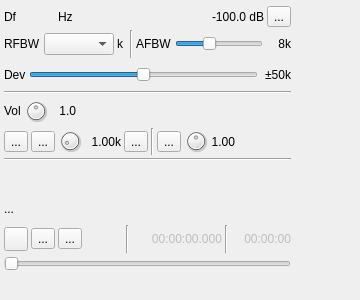
<?xml version="1.0" encoding="UTF-8"?>
<ui version="4.0">
 <class>WFMModGUI</class>
 <widget class="RollupContents" name="WFMModGUI">
  <property name="geometry">
   <rect>
    <x>0</x>
    <y>0</y>
    <width>360</width>
    <height>300</height>
   </rect>
  </property>
  <property name="sizePolicy">
   <sizepolicy hsizetype="Expanding" vsizetype="Fixed">
    <horstretch>0</horstretch>
    <verstretch>0</verstretch>
   </sizepolicy>
  </property>
  <property name="minimumSize">
   <size>
    <width>360</width>
    <height>0</height>
   </size>
  </property>
  <property name="maximumSize">
   <size>
    <width>560</width>
    <height>16777215</height>
   </size>
  </property>
  <property name="font">
   <font>
    <family>Liberation Sans</family>
    <pointsize>9</pointsize>
   </font>
  </property>
  <property name="focusPolicy">
   <enum>Qt::StrongFocus</enum>
  </property>
  <property name="windowTitle">
   <string>WFM Modulator</string>
  </property>
  <widget class="QWidget" name="settingsContainer" native="true">
   <property name="geometry">
    <rect>
     <x>2</x>
     <y>2</y>
     <width>291</width>
     <height>271</height>
    </rect>
   </property>
   <property name="minimumSize">
    <size>
     <width>280</width>
     <height>0</height>
    </size>
   </property>
   <property name="windowTitle">
    <string>Settings</string>
   </property>
   <layout class="QVBoxLayout" name="verticalLayout">
    <property name="spacing">
     <number>3</number>
    </property>
    <property name="leftMargin">
     <number>2</number>
    </property>
    <property name="topMargin">
     <number>2</number>
    </property>
    <property name="rightMargin">
     <number>2</number>
    </property>
    <property name="bottomMargin">
     <number>2</number>
    </property>
    <item>
     <layout class="QHBoxLayout" name="deltaFreqPowLayout">
      <property name="topMargin">
       <number>2</number>
      </property>
      <item>
       <layout class="QHBoxLayout" name="deltaFrequencyLayout">
        <item>
         <widget class="QLabel" name="deltaFrequencyLabel">
          <property name="minimumSize">
           <size>
            <width>16</width>
            <height>0</height>
           </size>
          </property>
          <property name="text">
           <string>Df</string>
          </property>
         </widget>
        </item>
        <item>
         <widget class="ValueDialZ" name="deltaFrequency" native="true">
          <property name="sizePolicy">
           <sizepolicy hsizetype="Maximum" vsizetype="Maximum">
            <horstretch>0</horstretch>
            <verstretch>0</verstretch>
           </sizepolicy>
          </property>
          <property name="minimumSize">
           <size>
            <width>32</width>
            <height>16</height>
           </size>
          </property>
          <property name="font">
           <font>
            <family>Liberation Mono</family>
            <pointsize>12</pointsize>
           </font>
          </property>
          <property name="cursor">
           <cursorShape>PointingHandCursor</cursorShape>
          </property>
          <property name="focusPolicy">
           <enum>Qt::StrongFocus</enum>
          </property>
          <property name="toolTip">
           <string>Demod shift frequency from center in Hz</string>
          </property>
         </widget>
        </item>
        <item>
         <widget class="QLabel" name="deltaUnits">
          <property name="text">
           <string>Hz </string>
          </property>
         </widget>
        </item>
        <item>
         <spacer name="horizontalSpacer">
          <property name="orientation">
           <enum>Qt::Horizontal</enum>
          </property>
          <property name="sizeHint" stdset="0">
           <size>
            <width>40</width>
            <height>20</height>
           </size>
          </property>
         </spacer>
        </item>
        <item>
         <widget class="QLabel" name="channelPower">
          <property name="minimumSize">
           <size>
            <width>60</width>
            <height>0</height>
           </size>
          </property>
          <property name="toolTip">
           <string>Channel power</string>
          </property>
          <property name="layoutDirection">
           <enum>Qt::RightToLeft</enum>
          </property>
          <property name="text">
           <string>-100.0 dB</string>
          </property>
          <property name="alignment">
           <set>Qt::AlignRight|Qt::AlignTrailing|Qt::AlignVCenter</set>
          </property>
         </widget>
        </item>
       </layout>
      </item>
      <item>
       <widget class="QToolButton" name="channelMute">
        <property name="toolTip">
         <string>Mute/Unmute channel</string>
        </property>
        <property name="text">
         <string>...</string>
        </property>
        <property name="icon">
         <iconset resource="../../../sdrgui/resources/res.qrc">
          <normaloff>:/txon.png</normaloff>
          <normalon>:/txoff.png</normalon>:/txon.png</iconset>
        </property>
        <property name="checkable">
         <bool>true</bool>
        </property>
       </widget>
      </item>
     </layout>
    </item>
    <item>
     <layout class="QHBoxLayout" name="rfBandwidthLayout">
      <item>
       <widget class="QLabel" name="rfBwLabel">
        <property name="text">
         <string>RFBW</string>
        </property>
       </widget>
      </item>
      <item>
       <widget class="QComboBox" name="rfBW">
        <property name="maximumSize">
         <size>
          <width>70</width>
          <height>16777215</height>
         </size>
        </property>
       </widget>
      </item>
      <item>
       <widget class="QLabel" name="rfBWUnit">
        <property name="minimumSize">
         <size>
          <width>10</width>
          <height>0</height>
         </size>
        </property>
        <property name="text">
         <string>k</string>
        </property>
        <property name="alignment">
         <set>Qt::AlignLeading|Qt::AlignLeft|Qt::AlignVCenter</set>
        </property>
       </widget>
      </item>
      <item>
       <widget class="Line" name="line_2">
        <property name="orientation">
         <enum>Qt::Vertical</enum>
        </property>
       </widget>
      </item>
      <item>
       <widget class="QLabel" name="afBwLabel">
        <property name="text">
         <string>AFBW</string>
        </property>
       </widget>
      </item>
      <item>
       <widget class="QSlider" name="afBW">
        <property name="toolTip">
         <string>Audio bandwidth</string>
        </property>
        <property name="minimum">
         <number>1</number>
        </property>
        <property name="maximum">
         <number>20</number>
        </property>
        <property name="pageStep">
         <number>1</number>
        </property>
        <property name="value">
         <number>8</number>
        </property>
        <property name="orientation">
         <enum>Qt::Horizontal</enum>
        </property>
       </widget>
      </item>
      <item>
       <widget class="QLabel" name="afBWText">
        <property name="minimumSize">
         <size>
          <width>25</width>
          <height>0</height>
         </size>
        </property>
        <property name="text">
         <string>8k</string>
        </property>
        <property name="alignment">
         <set>Qt::AlignRight|Qt::AlignTrailing|Qt::AlignVCenter</set>
        </property>
       </widget>
      </item>
     </layout>
    </item>
    <item>
     <layout class="QHBoxLayout" name="fmDeviationLayout">
      <item>
       <widget class="QLabel" name="fmDevLabel">
        <property name="text">
         <string>Dev</string>
        </property>
       </widget>
      </item>
      <item>
       <widget class="QSlider" name="fmDev">
        <property name="sizePolicy">
         <sizepolicy hsizetype="Expanding" vsizetype="Minimum">
          <horstretch>0</horstretch>
          <verstretch>0</verstretch>
         </sizepolicy>
        </property>
        <property name="minimumSize">
         <size>
          <width>0</width>
          <height>0</height>
         </size>
        </property>
        <property name="toolTip">
         <string>Peak frequency deviation</string>
        </property>
        <property name="maximum">
         <number>100</number>
        </property>
        <property name="pageStep">
         <number>1</number>
        </property>
        <property name="value">
         <number>50</number>
        </property>
        <property name="orientation">
         <enum>Qt::Horizontal</enum>
        </property>
       </widget>
      </item>
      <item>
       <widget class="QLabel" name="fmDevText">
        <property name="minimumSize">
         <size>
          <width>30</width>
          <height>0</height>
         </size>
        </property>
        <property name="text">
         <string>±50k</string>
        </property>
        <property name="alignment">
         <set>Qt::AlignRight|Qt::AlignTrailing|Qt::AlignVCenter</set>
        </property>
       </widget>
      </item>
     </layout>
    </item>
    <item>
     <widget class="Line" name="line_5">
      <property name="orientation">
       <enum>Qt::Horizontal</enum>
      </property>
     </widget>
    </item>
    <item>
     <layout class="QHBoxLayout" name="volumeLayout">
      <item>
       <widget class="QLabel" name="volLabel">
        <property name="text">
         <string>Vol</string>
        </property>
       </widget>
      </item>
      <item>
       <widget class="QDial" name="volume">
        <property name="maximumSize">
         <size>
          <width>24</width>
          <height>24</height>
         </size>
        </property>
        <property name="toolTip">
         <string>Audio input gain</string>
        </property>
        <property name="maximum">
         <number>20</number>
        </property>
        <property name="pageStep">
         <number>1</number>
        </property>
        <property name="value">
         <number>10</number>
        </property>
       </widget>
      </item>
      <item>
       <widget class="QLabel" name="volumeText">
        <property name="minimumSize">
         <size>
          <width>25</width>
          <height>0</height>
         </size>
        </property>
        <property name="toolTip">
         <string>Audio input gain value</string>
        </property>
        <property name="text">
         <string>1.0</string>
        </property>
        <property name="alignment">
         <set>Qt::AlignRight|Qt::AlignTrailing|Qt::AlignVCenter</set>
        </property>
       </widget>
      </item>
      <item>
       <widget class="LevelMeterVU" name="volumeMeter" native="true">
        <property name="sizePolicy">
         <sizepolicy hsizetype="Expanding" vsizetype="Preferred">
          <horstretch>0</horstretch>
          <verstretch>0</verstretch>
         </sizepolicy>
        </property>
        <property name="font">
         <font>
          <family>Liberation Mono</family>
          <pointsize>8</pointsize>
         </font>
        </property>
        <property name="toolTip">
         <string>Level (% full range) top trace: average, bottom trace: instantaneous peak, tip: peak hold</string>
        </property>
       </widget>
      </item>
     </layout>
    </item>
    <item>
     <layout class="QHBoxLayout" name="recordFileSelectLayout">
      <item>
       <widget class="ButtonSwitch" name="tone">
        <property name="toolTip">
         <string>Tone modulation (1 kHz)</string>
        </property>
        <property name="text">
         <string>...</string>
        </property>
        <property name="icon">
         <iconset resource="../../../sdrgui/resources/res.qrc">
          <normaloff>:/carrier.png</normaloff>:/carrier.png</iconset>
        </property>
       </widget>
      </item>
      <item>
       <widget class="ButtonSwitch" name="morseKeyer">
        <property name="toolTip">
         <string>Morse keyer at tone frequency</string>
        </property>
        <property name="text">
         <string>...</string>
        </property>
        <property name="icon">
         <iconset resource="../../../sdrgui/resources/res.qrc">
          <normaloff>:/morsekey.png</normaloff>:/morsekey.png</iconset>
        </property>
       </widget>
      </item>
      <item>
       <widget class="QDial" name="toneFrequency">
        <property name="maximumSize">
         <size>
          <width>24</width>
          <height>24</height>
         </size>
        </property>
        <property name="toolTip">
         <string>Tone frequency</string>
        </property>
        <property name="minimum">
         <number>10</number>
        </property>
        <property name="maximum">
         <number>1000</number>
        </property>
        <property name="pageStep">
         <number>1</number>
        </property>
        <property name="value">
         <number>100</number>
        </property>
       </widget>
      </item>
      <item>
       <widget class="QLabel" name="toneFrequencyText">
        <property name="minimumSize">
         <size>
          <width>36</width>
          <height>0</height>
         </size>
        </property>
        <property name="toolTip">
         <string>Tone frequency (kHz)</string>
        </property>
        <property name="text">
         <string>1.00k</string>
        </property>
        <property name="alignment">
         <set>Qt::AlignRight|Qt::AlignTrailing|Qt::AlignVCenter</set>
        </property>
       </widget>
      </item>
      <item>
       <widget class="ButtonSwitch" name="mic">
        <property name="toolTip">
         <string>Audio input</string>
        </property>
        <property name="text">
         <string>...</string>
        </property>
        <property name="icon">
         <iconset resource="../../../sdrgui/resources/res.qrc">
          <normaloff>:/microphone.png</normaloff>:/microphone.png</iconset>
        </property>
        <property name="checkable">
         <bool>true</bool>
        </property>
       </widget>
      </item>
      <item>
       <widget class="Line" name="line_3">
        <property name="orientation">
         <enum>Qt::Vertical</enum>
        </property>
       </widget>
      </item>
      <item>
       <widget class="QToolButton" name="feedbackEnable">
        <property name="toolTip">
         <string>Left: enable / disable audio feedback - Right: select audio output device</string>
        </property>
        <property name="text">
         <string>...</string>
        </property>
        <property name="icon">
         <iconset resource="../../../sdrgui/resources/res.qrc">
          <normaloff>:/sound_off.png</normaloff>
          <normalon>:/sound_on.png</normalon>:/sound_off.png</iconset>
        </property>
        <property name="checkable">
         <bool>true</bool>
        </property>
       </widget>
      </item>
      <item>
       <widget class="QDial" name="feedbackVolume">
        <property name="maximumSize">
         <size>
          <width>24</width>
          <height>24</height>
         </size>
        </property>
        <property name="toolTip">
         <string>Audio feedback volume</string>
        </property>
        <property name="minimum">
         <number>0</number>
        </property>
        <property name="maximum">
         <number>100</number>
        </property>
        <property name="pageStep">
         <number>1</number>
        </property>
        <property name="value">
         <number>50</number>
        </property>
       </widget>
      </item>
      <item>
       <widget class="QLabel" name="feedbackVolumeText">
        <property name="maximumSize">
         <size>
          <width>30</width>
          <height>16777215</height>
         </size>
        </property>
        <property name="toolTip">
         <string>Audio feedback volume</string>
        </property>
        <property name="text">
         <string>1.00</string>
        </property>
        <property name="alignment">
         <set>Qt::AlignRight|Qt::AlignTrailing|Qt::AlignVCenter</set>
        </property>
       </widget>
      </item>
      <item>
       <spacer name="horizontalSpacer_3">
        <property name="orientation">
         <enum>Qt::Horizontal</enum>
        </property>
        <property name="sizeHint" stdset="0">
         <size>
          <width>40</width>
          <height>20</height>
         </size>
        </property>
       </spacer>
      </item>
     </layout>
    </item>
    <item>
     <widget class="Line" name="line_4">
      <property name="orientation">
       <enum>Qt::Horizontal</enum>
      </property>
     </widget>
    </item>
    <item>
     <layout class="QHBoxLayout" name="cwKeyerLayout">
      <item>
       <widget class="CWKeyerGUI" name="cwKeyerGUI" native="true"/>
      </item>
     </layout>
    </item>
    <item>
     <layout class="QHBoxLayout" name="fileNameLayout">
      <item>
       <widget class="QLabel" name="recordFileText">
        <property name="text">
         <string>...</string>
        </property>
       </widget>
      </item>
     </layout>
    </item>
    <item>
     <layout class="QHBoxLayout" name="playControllLayout">
      <item>
       <widget class="QPushButton" name="showFileDialog">
        <property name="minimumSize">
         <size>
          <width>24</width>
          <height>24</height>
         </size>
        </property>
        <property name="maximumSize">
         <size>
          <width>24</width>
          <height>24</height>
         </size>
        </property>
        <property name="toolTip">
         <string>Open record file (48 kHz 32 bit float LE mono)</string>
        </property>
        <property name="text">
         <string/>
        </property>
        <property name="icon">
         <iconset resource="../../../sdrgui/resources/res.qrc">
          <normaloff>:/preset-load.png</normaloff>:/preset-load.png</iconset>
        </property>
       </widget>
      </item>
      <item>
       <widget class="ButtonSwitch" name="playLoop">
        <property name="toolTip">
         <string>Play record file in a loop</string>
        </property>
        <property name="text">
         <string>...</string>
        </property>
        <property name="icon">
         <iconset resource="../../../sdrgui/resources/res.qrc">
          <normaloff>:/playloop.png</normaloff>:/playloop.png</iconset>
        </property>
       </widget>
      </item>
      <item>
       <widget class="ButtonSwitch" name="play">
        <property name="toolTip">
         <string>Record file play/pause</string>
        </property>
        <property name="text">
         <string>...</string>
        </property>
        <property name="icon">
         <iconset resource="../../../sdrgui/resources/res.qrc">
          <normaloff>:/play.png</normaloff>
          <normalon>:/pause.png</normalon>
          <disabledoff>:/play.png</disabledoff>
          <disabledon>:/play.png</disabledon>:/play.png</iconset>
        </property>
       </widget>
      </item>
      <item>
       <spacer name="horizontalSpacer_2">
        <property name="orientation">
         <enum>Qt::Horizontal</enum>
        </property>
        <property name="sizeHint" stdset="0">
         <size>
          <width>40</width>
          <height>20</height>
         </size>
        </property>
       </spacer>
      </item>
      <item>
       <widget class="Line" name="linePlay1">
        <property name="orientation">
         <enum>Qt::Vertical</enum>
        </property>
       </widget>
      </item>
      <item>
       <widget class="QLabel" name="relTimeText">
        <property name="enabled">
         <bool>false</bool>
        </property>
        <property name="minimumSize">
         <size>
          <width>90</width>
          <height>0</height>
         </size>
        </property>
        <property name="toolTip">
         <string>Record time from start</string>
        </property>
        <property name="text">
         <string>00:00:00.000</string>
        </property>
        <property name="alignment">
         <set>Qt::AlignRight|Qt::AlignTrailing|Qt::AlignVCenter</set>
        </property>
       </widget>
      </item>
      <item>
       <widget class="Line" name="linePlay2">
        <property name="orientation">
         <enum>Qt::Vertical</enum>
        </property>
       </widget>
      </item>
      <item>
       <widget class="QLabel" name="recordLengthText">
        <property name="enabled">
         <bool>false</bool>
        </property>
        <property name="minimumSize">
         <size>
          <width>60</width>
          <height>0</height>
         </size>
        </property>
        <property name="toolTip">
         <string>Total record time</string>
        </property>
        <property name="text">
         <string>00:00:00</string>
        </property>
        <property name="alignment">
         <set>Qt::AlignRight|Qt::AlignTrailing|Qt::AlignVCenter</set>
        </property>
       </widget>
      </item>
     </layout>
    </item>
    <item>
     <layout class="QHBoxLayout" name="horizontalLayout_nav">
      <item>
       <widget class="QSlider" name="navTimeSlider">
        <property name="toolTip">
         <string>Record file time navigator</string>
        </property>
        <property name="maximum">
         <number>100</number>
        </property>
        <property name="pageStep">
         <number>1</number>
        </property>
        <property name="orientation">
         <enum>Qt::Horizontal</enum>
        </property>
       </widget>
      </item>
     </layout>
    </item>
   </layout>
  </widget>
 </widget>
 <customwidgets>
  <customwidget>
   <class>RollupContents</class>
   <extends>QWidget</extends>
   <header>gui/rollupcontents.h</header>
   <container>1</container>
  </customwidget>
  <customwidget>
   <class>ValueDialZ</class>
   <extends>QWidget</extends>
   <header>gui/valuedialz.h</header>
   <container>1</container>
  </customwidget>
  <customwidget>
   <class>ButtonSwitch</class>
   <extends>QToolButton</extends>
   <header>gui/buttonswitch.h</header>
  </customwidget>
  <customwidget>
   <class>LevelMeterVU</class>
   <extends>QWidget</extends>
   <header>gui/levelmeter.h</header>
   <container>1</container>
  </customwidget>
  <customwidget>
   <class>CWKeyerGUI</class>
   <extends>QWidget</extends>
   <header>gui/cwkeyergui.h</header>
   <container>1</container>
  </customwidget>
 </customwidgets>
 <resources>
  <include location="../../../sdrgui/resources/res.qrc"/>
 </resources>
 <connections/>
</ui>
